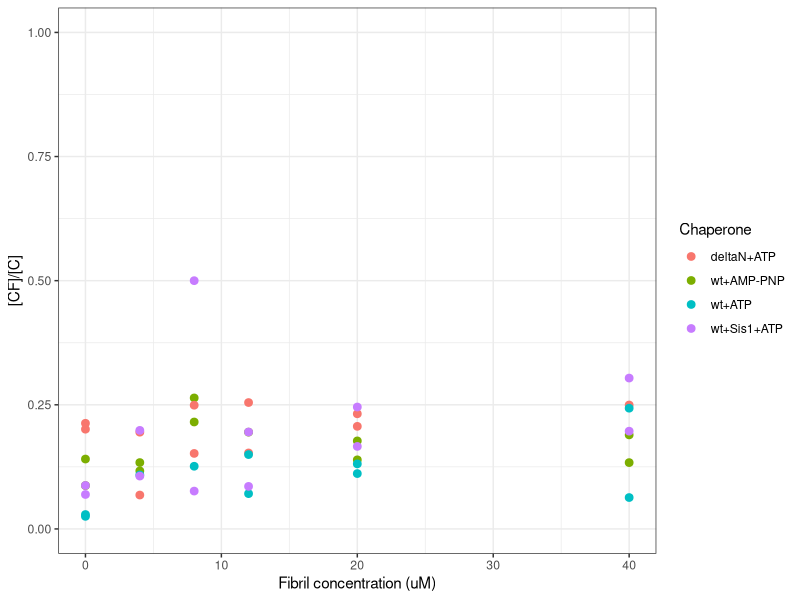
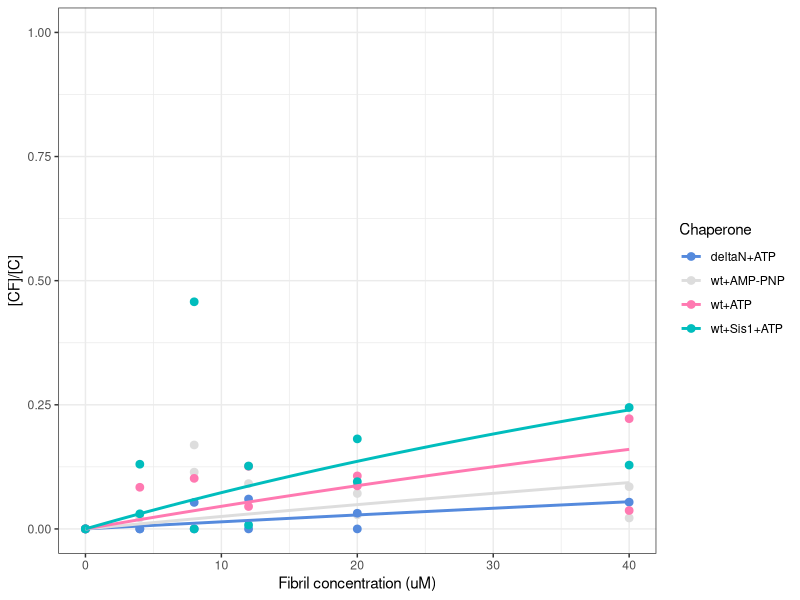
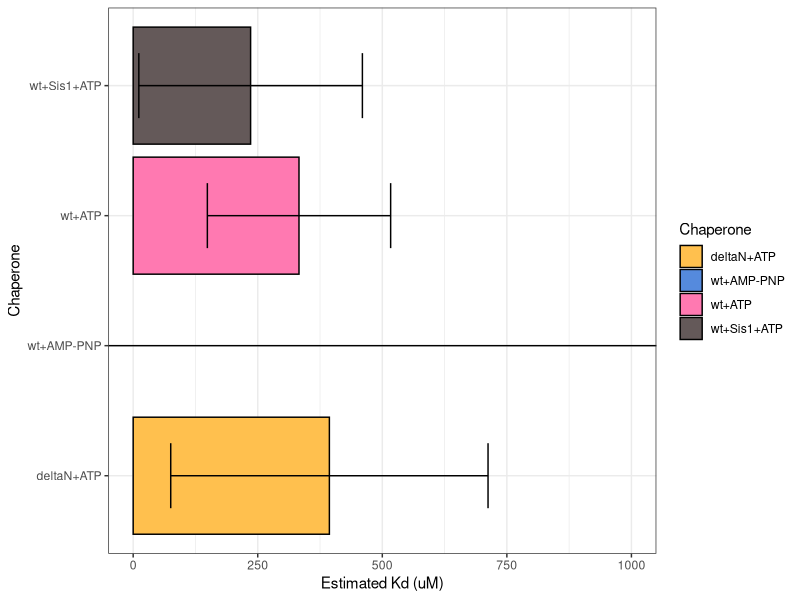

Here is the R script that generated these plots, in order:
setwd("/media/barbitoff/DATA/Working issues/FizGen/Hsp40 mechanisms in vitro/PhD/Disser_v0/Data analysis/Hsp104-binding/")
library(ggplot2)
mycol1 = rgb(85, 138, 221, maxColorValue = 255)
mycol2 = rgb(255, 192, 78, maxColorValue = 255)
mycol3 = rgb(255, 121, 177, maxColorValue = 255)
mycol4 = rgb(221, 221, 221, maxColorValue = 255)
mycol5 = rgb(100, 89, 89, maxColorValue = 255)
mycol6 = rgb(0, 189, 189, maxColorValue = 255)

# Change to 'data_nm.csv'
data_q1 = read.table('data_hsp104.csv', sep=',', header=T)
head(data_q1)

data_q1$bound = data_q1$Pellet / (data_q1$Super + data_q1$Pellet)

ggplot(data_q1, aes(x=Ligand, y=bound, col=Chaperone)) + geom_point(size=2.3) + 
  scale_y_continuous(limits=c(0, 1)) + theme_bw() + xlab('Fibril concentration (uM)') +
  ylab('[CF]/[C]')

baseline1 = apply(data_q1, 1, function(x) mean(data_q1[data_q1$Chaperone == x[5] & data_q1$Ligand == 0, 'bound']))
baseline1

data_q1$corr = ifelse(data_q1$Ligand == 0, 0, (data_q1$bound - baseline1)/(1-baseline1))
data_q1$corr[data_q1$corr < 0] = 0

myformula = formula(bound~(1-a)*(Ligand/(K+Ligand))+a)

bestfit_wt_atp <- nls(myformula, data_q1[data_q1$Chaperone == 'wt+ATP', ], start=list(K=2, a = 0))
summary(bestfit_wt_atp)
bestfit_dn_atp <- nls(myformula, data_q1[data_q1$Chaperone == 'deltaN+ATP', ], start=list(K=2, a=0))
summary(bestfit_dn_atp)
bestfit_wt_amp <- nls(myformula, data_q1[data_q1$Chaperone == 'wt+AMP-PNP', ], start=list(K=2, a=0))
summary(bestfit_wt_amp)
bestfit_wt_atp_sis <- nls(myformula, data_q1[data_q1$Chaperone == 'wt+Sis1+ATP', ], start=list(K=2, a=0))
summary(bestfit_wt_atp_sis)

coeffs1 = data.frame(K = c(summary(bestfit_wt_atp)$coeff[1], 
                           summary(bestfit_wt_amp)$coeff[1],
                           summary(bestfit_dn_atp)$coeff[1],
                           summary(bestfit_wt_atp_sis)$coeff[1]), 
                     se = c(summary(bestfit_wt_atp)$coeff[3], 
                            summary(bestfit_wt_amp)$coeff[3],
                            summary(bestfit_dn_atp)$coeff[3],
                            summary(bestfit_wt_atp_sis)$coeff[3]),
                     Chaperone = c('wt+ATP', 'wt+AMP-PNP', 'deltaN+ATP', 'wt+Sis1+ATP'))
coeffs1


reg.t.test <- function(k.a, k.b, se.a, se.b, df) {
  z = (k.a - k.b)/sqrt(se.a^2 + se.b^2)
  return(pt(abs(z), lower.tail=F, df = df))
}

data_q1$j = c(rep('none', 32), rep('Sis1', 12))

ggplot(data_q1, aes(x=Ligand, y=corr, col=Chaperone)) + geom_point(size=2.3) + 
  scale_y_continuous(limits=c(0, 1)) + theme_bw() + xlab('Fibril concentration (uM)') +
  ylab('[CF]/[C]') + geom_smooth(method='nls', 
                                 formula = y~1*x/(K+x),
                                 method.args=list(start=c(K=2)), se=FALSE) + 
  scale_color_manual(values=c(mycol1, mycol4, mycol3, mycol6))

kd_104 <- ggplot(coeffs1, aes(x=Chaperone, y=K, fill=Chaperone)) + geom_bar(col='black', stat='identity') +
  geom_errorbar(ymin=coeffs1$K-coeffs1$se, ymax=coeffs1$K+coeffs1$se, width=0.5) +
  scale_y_continuous(limits=c(0, 1000)) +
  scale_fill_manual(values=c(mycol2, mycol1, mycol3, mycol5)) + theme_bw() +
  ylab('Estimated Kd (uM)') + coord_flip()
kd_104
